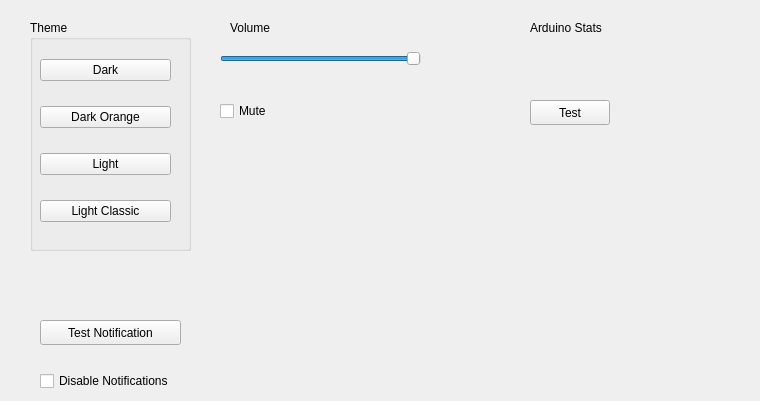
    <widget class="QWidget" name="tab_20">
     <attribute name="title">
      <string>Options</string>
     </attribute>
     <widget class="QGroupBox" name="groupBox">
      <property name="geometry">
       <rect>
        <x>30</x>
        <y>20</y>
        <width>161</width>
        <height>231</height>
       </rect>
      </property>
      <property name="title">
       <string>Theme</string>
      </property>
      <widget class="QWidget" name="layoutWidget">
       <property name="geometry">
        <rect>
         <x>10</x>
         <y>20</y>
         <width>131</width>
         <height>201</height>
        </rect>
       </property>
       <layout class="QVBoxLayout" name="verticalLayout">
        <item>
         <widget class="QPushButton" name="pushButton_19">
          <property name="text">
           <string>Dark</string>
          </property>
         </widget>
        </item>
        <item>
         <widget class="QPushButton" name="pushButton_23">
          <property name="text">
           <string>Dark Orange</string>
          </property>
         </widget>
        </item>
        <item>
         <widget class="QPushButton" name="pushButton_20">
          <property name="text">
           <string>Light</string>
          </property>
         </widget>
        </item>
        <item>
         <widget class="QPushButton" name="pushButton_24">
          <property name="text">
           <string>Light Classic</string>
          </property>
         </widget>
        </item>
       </layout>
      </widget>
     </widget>
     <widget class="QPushButton" name="pushButton_27">
      <property name="geometry">
       <rect>
        <x>40</x>
        <y>320</y>
        <width>141</width>
        <height>25</height>
       </rect>
      </property>
      <property name="text">
       <string>Test Notification</string>
      </property>
     </widget>
     <widget class="QSlider" name="horizontalSlider">
      <property name="geometry">
       <rect>
        <x>220</x>
        <y>50</y>
        <width>201</width>
        <height>18</height>
       </rect>
      </property>
      <property name="maximum">
       <number>100</number>
      </property>
      <property name="value">
       <number>100</number>
      </property>
      <property name="orientation">
       <enum>Qt::Horizontal</enum>
      </property>
     </widget>
     <widget class="QLabel" name="label_3">
      <property name="geometry">
       <rect>
        <x>230</x>
        <y>20</y>
        <width>55</width>
        <height>16</height>
       </rect>
      </property>
      <property name="text">
       <string>Volume</string>
      </property>
     </widget>
     <widget class="QLabel" name="label_4">
      <property name="geometry">
       <rect>
        <x>470</x>
        <y>50</y>
        <width>55</width>
        <height>16</height>
       </rect>
      </property>
      <property name="text">
       <string/>
      </property>
     </widget>
     <widget class="QCheckBox" name="checkBox">
      <property name="geometry">
       <rect>
        <x>220</x>
        <y>100</y>
        <width>83</width>
        <height>22</height>
       </rect>
      </property>
      <property name="text">
       <string>Mute</string>
      </property>
     </widget>
     <widget class="QLabel" name="label_15">
      <property name="geometry">
       <rect>
        <x>530</x>
        <y>20</y>
        <width>131</width>
        <height>16</height>
       </rect>
      </property>
      <property name="text">
       <string>Arduino Stats</string>
      </property>
     </widget>
     <widget class="QLabel" name="label_24">
      <property name="geometry">
       <rect>
        <x>530</x>
        <y>50</y>
        <width>221</width>
        <height>16</height>
       </rect>
      </property>
      <property name="text">
       <string/>
      </property>
     </widget>
     <widget class="QPushButton" name="test">
      <property name="geometry">
       <rect>
        <x>530</x>
        <y>100</y>
        <width>80</width>
        <height>25</height>
       </rect>
      </property>
      <property name="text">
       <string>Test</string>
      </property>
     </widget>
     <widget class="QCheckBox" name="checkBox_2">
      <property name="geometry">
       <rect>
        <x>40</x>
        <y>370</y>
        <width>171</width>
        <height>22</height>
       </rect>
      </property>
      <property name="text">
       <string>Disable Notifications</string>
      </property>
     </widget>
    </widget>
